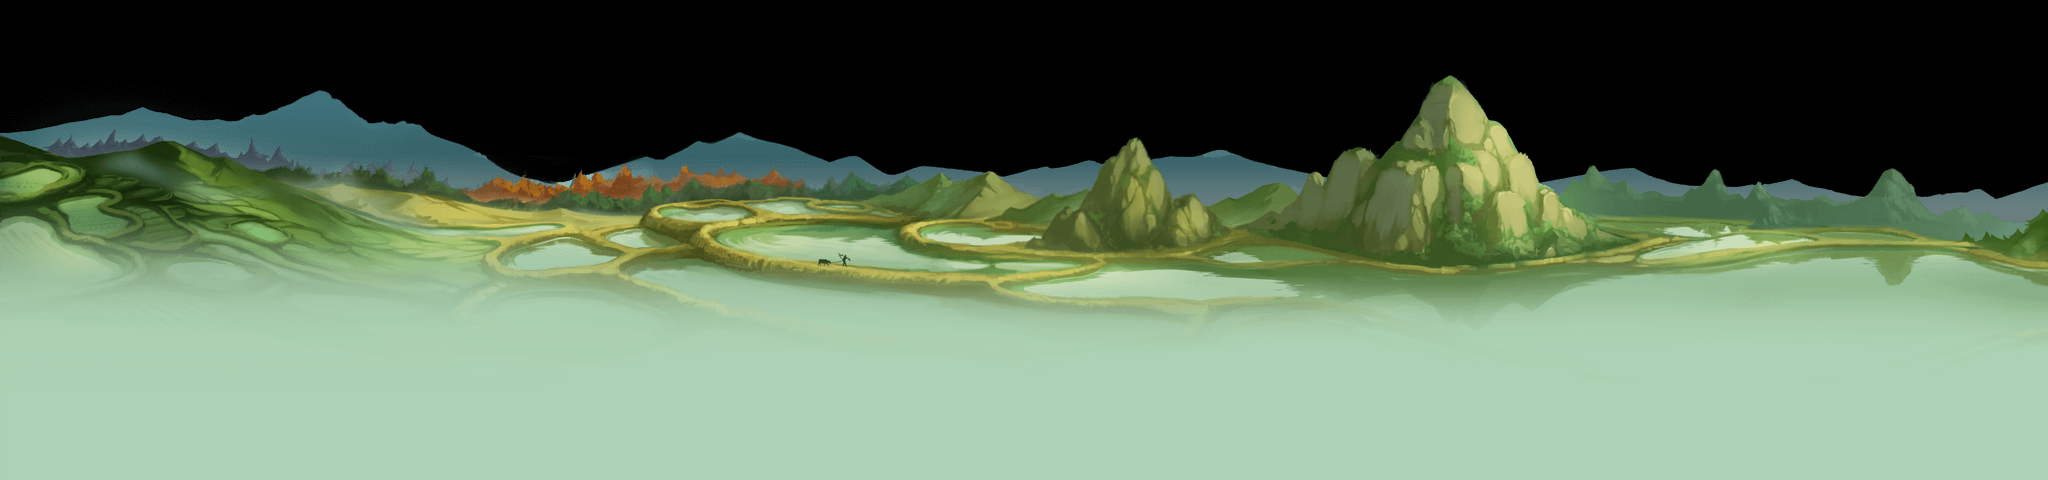

Rendered tile map (Tiled .tmx) drawn with the repository's tilesets; below, a short description and the map source with its tile grids summarised:
An orthogonal 64x15 tile map with 32x32 px tiles, 2 tile layers (mid1, mid2), 8 tilesets.

<map version="1.0" orientation="orthogonal" renderorder="right-down" width="64" height="15" tilewidth="32" tileheight="32">
 <tileset firstgid="1" name="jiangshui_mid1" tilewidth="32" tileheight="32">
  <image source="jiangshui/jiangshui_mid1.png" width="1024" height="500" />
 </tileset>
 <tileset firstgid="481" name="jiangshui_mid2" tilewidth="32" tileheight="32">
  <image source="jiangshui/jiangshui_mid2.png" width="1024" height="500" />
 </tileset>
 <tileset firstgid="961" name="jiangshui_mid3" tilewidth="32" tileheight="32">
  <image source="jiangshui/jiangshui_mid3.png" width="1024" height="500" />
 </tileset>
 <tileset firstgid="1441" name="pingyuan_mid1" tilewidth="32" tileheight="32">
  <image source="pingyuan/pingyuan_mid1.png" width="1024" height="500" />
 </tileset>
 <tileset firstgid="1921" name="pingyuan_mid2" tilewidth="32" tileheight="32">
  <image source="pingyuan/pingyuan_mid2.png" width="1024" height="500" />
 </tileset>
 <tileset firstgid="2401" name="pingyuan_mid3" tilewidth="32" tileheight="32">
  <image source="pingyuan/pingyuan_mid3.png" width="1024" height="500" />
 </tileset>
 <tileset firstgid="2881" name="pingyuan_mid1" tilewidth="32" tileheight="32">
  <image source="pingyuan/pingyuan_mid1.png" width="1024" height="500" />
 </tileset>
 <tileset firstgid="3361" name="pingyuan_mid2" tilewidth="32" tileheight="32">
  <image source="pingyuan/pingyuan_mid2.png" width="1024" height="500" />
 </tileset>
 <layer name="mid1" width="64" height="15">
  <data>[960 cells, 480 non-empty, 480 distinct tile ids]</data>
 </layer>
 <layer name="mid2" width="64" height="15">
  <data>[960 cells, 480 non-empty, 480 distinct tile ids]</data>
 </layer>
</map>
